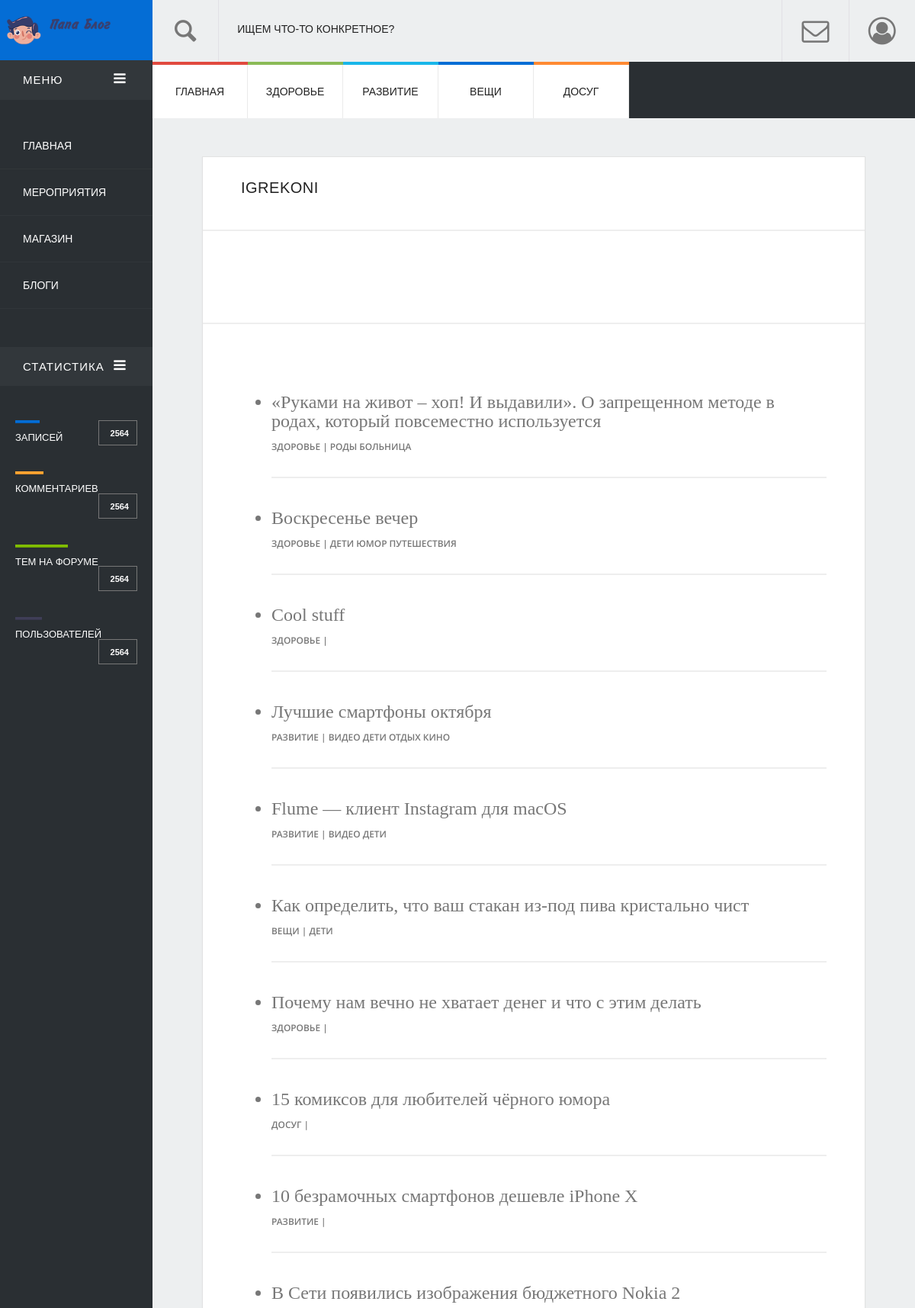
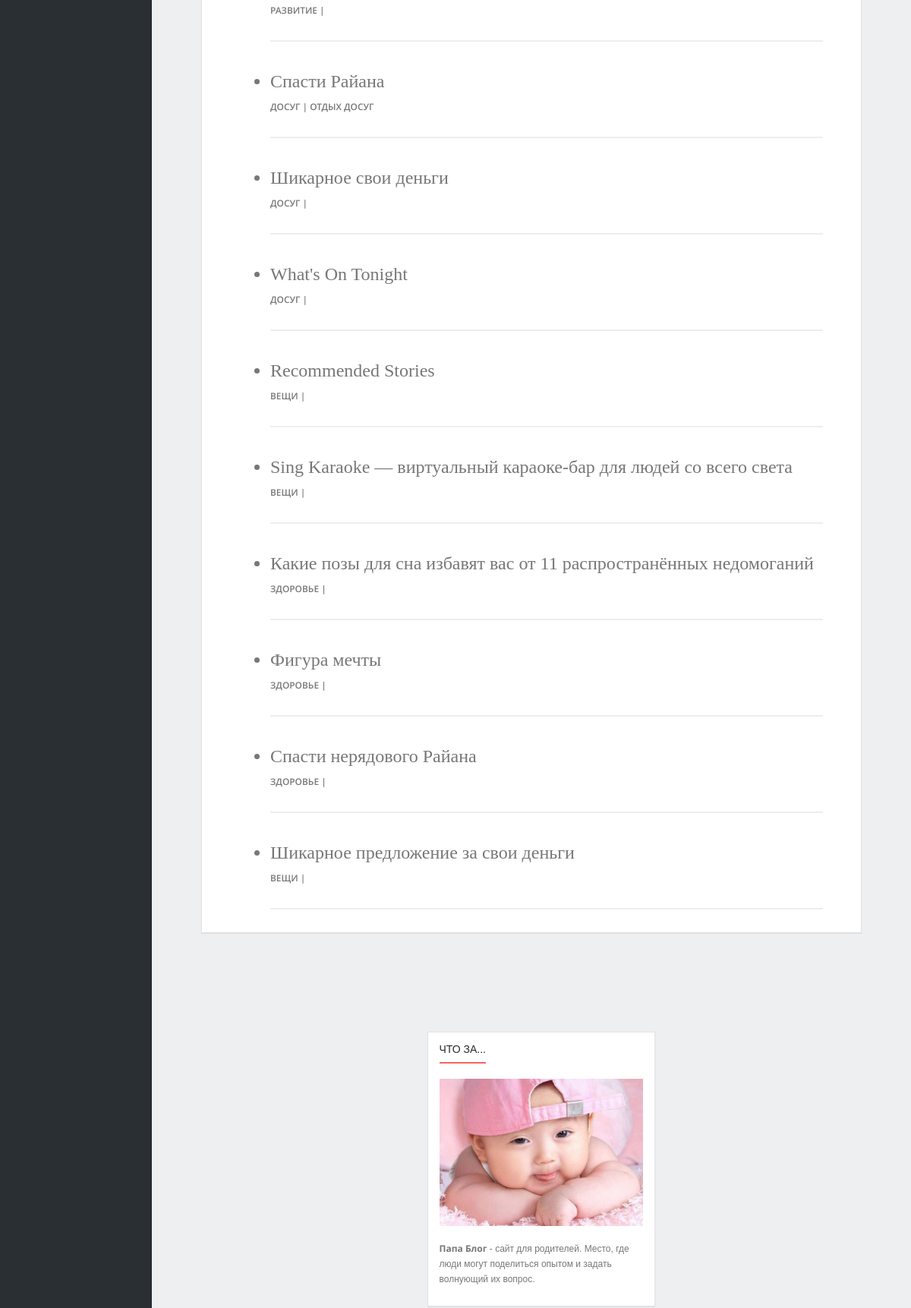
Screenshot of /user/igrekoni/ (upper part) with the database file from the repository (2 pictures, top to bottom).
### posts/models.py (models this page shows, shortened)
class Post(models.Model):
    user = models.ForeignKey(settings.AUTH_USER_MODEL, default=1)
    title = models.CharField(max_length=150, blank=False)
    image = models.ImageField(upload_to=upload_location,
                              null=True, blank=True, height_field='height_field', width_field='width_field')
    height_field = models.IntegerField(default=0)
    width_field = models.IntegerField(default=0)
    previewText = models.TextField(max_length=260, blank=True)
    fullText = models.TextField()
    slug = models.SlugField(max_length=150, unique=True)
    draft = models.BooleanField(default=False)
    publish = models.DateField(auto_now=False, auto_now_add=False)
    updated = models.DateTimeField(auto_now=True, auto_now_add=False)
    timestamp = models.DateTimeField(auto_now=False, auto_now_add=True)
    category = models.CharField(max_length=40, choices=categories(), default='CH')
    tags = TaggableManager(blank=True)
    class Meta:
        ordering = ["-timestamp"]

### profiles/views.py (the view)
# urls.py: url(r'^(?P<username>[\w-]+)/$', ProfileDetailView.as_view(), name='user'),
class ProfileDetailView(DetailView):
    template_name = 'user.html'
    def get_object(self, queryset=None):
        username = self.kwargs.get('username', None)
        if username is None:
            raise Http404
        return get_object_or_404(User, username__iexact=username, is_active=True)

### profiles/templates/user.html (shortened to what this page needs)
{% extends "index.html" %}
{% load static %}
{% block content %}
<div class="col-md-12 w-100">
    <div class="single-post">
        <div class="article-and-feature post-bottom-content bg-box-shadow each-section" data-scroll-index="0">
            <div class="row">
                <div class="col-md-8"><h3>{{ user.username }}</h3></div>
                <div class="col-md-4">
                </div>
            </div>
            <hr>
            <div class="article-content">
                <div class="row">
                    <div class="col-md-2">
                    </div>
                    <div class="col-md-9 col-md-offset-1">
                    </div>
                </div>
            </div>
        <hr>
            <div class="article-content">
                <div class="">
                    <ul>
                        {% for post in user.post_set.all %}
                            <li style="font-size: 24px; padding: 10px 0;">{{ post.title }}</li>
                            <small>{{ post.category }} | {% for tag in post.tags.all %}{{ tag }} {% endfor %}</small>
                            <hr>
                        {% endfor %}
                    </ul>
                </div>
            </div>
        </div>
    </div>
</div>
{% endblock content %}

### templates/index.html (shortened to what this page needs)
{% load static %}
<!DOCTYPE html>
<html lang="ru">
<head>
    {% include "snippets/css.html" %}
</head>
<body>
<div class="container-fluid home-1" id="container-full">
    <div class="row">
        <div class="col-md-2 no-padding">
            <div id="left-sidebar">
                <div class="sidebar-menu">
                    <div class="logo">
                        <a href="{% url 'posts:mainpage' %}"><img src="{% static 'images/logo.png' %}" alt="Папа блог" /></a>
                    </div>
                    {% include "snippets/sidebar.html" %}
                </div>
            </div>
        </div>
        <div class="col-md-10 no-padding">
            {% include "snippets/topbar.html" %}
            {% include "snippets/mainmenu.html" %}
            <div class="main-content">
                <div class="row">
                    <div class="col-md-9  w-100">
                        {% block content %}{% endblock content %}
                    </div>
                    {% block sidebar %}
                    <div class="text-center">
                        <div class="col-md-3 w-50">
                            {% include "snippets/sidebarcontent.html" %}
                        </div>
                    </div>
                    {% endblock sidebar %}
                </div>
            </div>
        </div>
    </div>
</div>
</body>
</html>

### templates/snippets/css.html (shortened to what this page needs)
{% load static %}
<link rel="stylesheet" href="{% static 'css/highlight.css' %}">
<link rel="stylesheet" href="{% static 'css/Pe-icon-7-stroke.css' %}">
<link rel="stylesheet" href="{% static 'css/meanmenu.css' %}">
<link rel="stylesheet" href="{% static 'css/animate.css' %}">
<link rel="stylesheet" href="{% static 'css/fontello.css' %}">
<link rel="stylesheet" href="{% static 'css/font.css' %}">
<link rel="stylesheet" href="{% static "css/bootstrap.min.css" %}" />
<link rel="stylesheet" href="{% static 'css/style.css' %}">
<link rel="stylesheet" href="{% static 'css/responsive.css' %}">
<link rel="stylesheet" href="{% static "css/bootstrap-theme.min.css" %}" />

### templates/snippets/sidebar.html (shortened to what this page needs)
{% load static %}
<div id="menu-area" class="menu-area toogle-sidebar-sections">
    <div class="menu-head">
        <a href="#0" class="accordion-toggle">Меню <span class="toggle-icon"><i class="icon-menu"></i></span></a>
        <div class="accordion-content">
            <div class="menu-body">
                <ul>
                    <li class="home"><a href="/">Главная</a></li>
                    <li><a href="#">Мероприятия</a></li>
                    <li class="sm-post"><a href="#">Магазин</a></li>
                    <li class="sm-post"><a href="#">Блоги</a></li>
                </ul>
            </div>
        </div>
    </div>
</div>
<div class="top-rated-area toogle-sidebar-sections">
    <div class="top-rated-head">
        <a href="#0" class="accordion-toggle">Статистика <span class="toggle-icon"><i class="icon-menu"></i></span></a>
        <div class="accordion-content">
            <div class="top-rated-body">
                <a href="#0" class="top-rated-item javascript">
                    <div class="progress">
                        <div class="progress-bar" role="progressbar" aria-valuenow="20" aria-valuemin="0" aria-valuemax="100" style="width: 20%;">
                        </div>
                    </div>
                    <div class="top-rated-heading">Записей</div>
                    <div class="top-rated-count">
                        <div class="progress-score">
                            <i class="fa fa-eye"></i>
                            <span>2564</span>
                        </div>
                    </div>
                </a>
                <a href="#0" class="top-rated-item iphone">
                    <div class="progress">
                        <div class="progress-bar" role="progressbar" aria-valuenow="23" aria-valuemin="0" aria-valuemax="100" style="width: 23%;">
                        </div>
                    </div>
                    <div class="top-rated-heading">Комментариев</div>
                    <div class="top-rated-count">
                        <div class="progress-score">
                            <i class="fa fa-eye"></i>
                            <span>2564</span>
                        </div>
                    </div>
                </a>
                <a href="#0" class="top-rated-item top-hills">
                    <div class="progress">
                        <div class="progress-bar" role="progressbar" aria-valuenow="43" aria-valuemin="0" aria-valuemax="100" style="width: 43%;">
                        </div>
                    </div>
                    <div class="top-rated-heading">Тем на форуме</div>
                    <div class="top-rated-count">
                        <div class="progress-score">
                            <i class="fa fa-eye"></i>
                            <span>2564</span>
                        </div>
                    </div>
                </a>
                <a href="#0" class="top-rated-item ebola-virus">
                    <div class="progress">
                        <div class="progress-bar" role="progressbar" aria-valuenow="82" aria-valuemin="0" aria-valuemax="100" style="width: 22%;">
                        </div>
                    </div>
                    <div class="top-rated-heading">Пользователей</div>
                    <div class="top-rated-count">
                        <div class="progress-score">
                            <i class="fa fa-eye"></i>
                            <span>2564</span>
                        </div>
                    </div>
                </a>
            </div>
        </div>
    </div>
</div>

### templates/snippets/topbar.html (shortened to what this page needs)
<div class="top-bar">
    <div class="top-bar-head">
        <div class="search">
            <i class="icon-search showSingle" id="1"></i>
            <p>Ищем что-то конкретное?</p>
        </div>
        <div class="login-user pull-right showSingle" id="2">
            <i class="icon-user-circle-o"></i>
        </div>
        <div class="login-mail pull-right showSingle" id="3">
            <i class="icon-mail"></i>
        </div>
    </div>
</div>

### templates/snippets/mainmenu.html
<div class="category-nav">
    <div id="mega-menu" class="mega-menu">
        <ul>
            <li id="life-style" class="mega-menu-li life-style"><a href="{% url 'posts:mainpage' %}" title="Главная">Главная</a></li>
            <li id="travel" class="mega-menu-li travel"><a href="{% url 'posts:health' %}" title="Здоровье">Здоровье</a></li>
            <li id="sports" class="mega-menu-li sports"><a href="{% url 'posts:growth' %}" title="Развитие">Развитие</a></li>
            <li id="coding" class="mega-menu-li coding"><a href="{% url 'posts:things' %}" title="Вещи">Вещи</a></li>
            <li id="music" class="mega-menu-li music"><a href="{% url 'posts:dosug' %}" title="Досуг">Досуг</a></li>
        </ul>
    </div>
</div>

### templates/snippets/sidebarcontent.html (shortened to what this page needs)
{% load static %}
<div class="sidebar">
    <div class="sidebar-widget sidebar-about">
        <h3>Что за...</h3>
        <div class="about-image">
            <img class="img-responsive" src="{% static 'images/about.jpg' %}" alt="О сайте" />
        </div>
        <p><b>Папа Блог</b> - сайт для родителей. Место, где люди могут поделиться опытом и задать волнующий их вопрос.</p>
    </div>
</div>

### templates/snippets/footer.html (shortened to what this page needs)
{% load flatpages %}
{% get_flatpages as flatpages %}

### templates/snippets/scripts.html (shortened to what this page needs)
{% load static %}

### static_cdn/css/meanmenu.css (style rules this page uses)
.mean-container .mean-nav ul li a:hover, { background: #222; color:#fff; }

### static_cdn/css/responsive.css (style rules this page uses)
@media only screen and (min-device-width: 320px) and (max-device-width: 1024px) { html { -webkit-text-size-adjust: none; } }
@media (max-width: 1280px) { .main-content { padding: 40px 35px; } }
@media (max-width: 1280px) { .sidebar { margin: 0; } }
@media (max-width: 1280px) { .post-bottom-content { margin-left: 10px; margin-right: 10px; min-height: 400px; } }
@media (max-width: 1280px) { .sidebar-about { padding: 15px; } }
@media (max-width: 1280px) { .sidebar-about h3 { width: auto; margin-bottom: 20px; } }
@media (max-width: 1280px) { .sidebar-about p { padding-top: 20px; } }
@media (max-width: 1280px) { .sidebar-widget { margin-top: 30px; } }
@media (max-width: 1200px) { .main-content { padding: 50px; } }
@media (max-width: 1200px) { .sidebar { margin-left: 25px; } }
@media (max-width: 1200px) { .post-bottom-content { margin-left: 13px; margin-right: 13px; min-height: 430px; } }
@media (max-width: 1200px) { .sidebar-about { padding: 15px; } }
@media (max-width: 1200px) { .w-100 { width: 100%; } }
@media (max-width: 1200px) { .text-center .w-50 { width: 325px; margin: 0 auto;float: none;display: inline-block; padding: 80px 0 0 0; } }
@media (max-width: 1200px) { .text-center .w-50 img { margin: 0 auto; } }

### rows the page displays
Post: title "«Руками на живот – хоп! И выдавили». О запрещенном методе в родах, который повсеместно используется", category "ЗДОРОВЬЕ"
Tag: name "РОДЫ"
Tag: name "БОЛЬНИЦА"
Post: title "Воскресенье вечер", category "ЗДОРОВЬЕ"
Tag: name "ДЕТИ"
Tag: name "ЮМОР"
Tag: name "ПУТЕШЕСТВИЯ"
Post: title "Cool stuff", category "ЗДОРОВЬЕ"
Post: title "Лучшие смартфоны октября", category "РАЗВИТИЕ"
Tag: name "ВИДЕО"
Tag: name "ОТДЫХ"
Tag: name "КИНО"
Post: title "Flume — клиент Instagram для macOS", category "РАЗВИТИЕ"
Post: title "Как определить, что ваш стакан из-под пива кристально чист", category "ВЕЩИ"
Post: title "Почему нам вечно не хватает денег и что с этим делать", category "ЗДОРОВЬЕ"
Post: title "15 комиксов для любителей чёрного юмора", category "ДОСУГ"
Post: title "10 безрамочных смартфонов дешевле iPhone X", category "РАЗВИТИЕ"
Post: title "В Сети появились изображения бюджетного Nokia 2", category "РАЗВИТИЕ"
Post: title "Спасти Райана", category "ДОСУГ"
Tag: name "ДОСУГ"
Post: title "Шикарное свои деньги", category "ДОСУГ"
Post: title "What's On Tonight", category "ДОСУГ"
Post: title "Recommended Stories", category "ВЕЩИ"
Post: title "Sing Karaoke — виртуальный караоке-бар для людей со всего света", category "ВЕЩИ"
Post: title "Какие позы для сна избавят вас от 11 распространённых недомоганий", category "ЗДОРОВЬЕ"
Post: title "Фигура мечты", category "ЗДОРОВЬЕ"
Post: title "Спасти нерядового Райана", category "ЗДОРОВЬЕ"
Post: title "Шикарное предложение за свои деньги", category "ВЕЩИ"

### other values shown
{{ user.username }} "IGREKONI"
